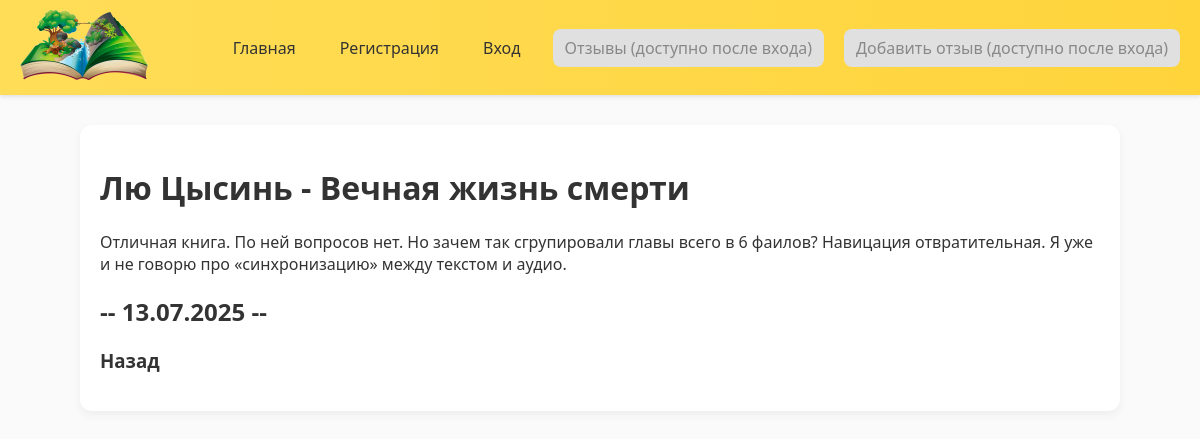
/blog/5/, run on the app's committed database.
### blog/models.py (models this page shows, shortened)
class Blog(models.Model):
    title = models.CharField(max_length=200)
    description = models.TextField()
    created = models.DateTimeField(auto_now_add=True)
    date = models.DateField(auto_now_add=True)
    user = models.ForeignKey(User, on_delete=models.CASCADE)

### blog/views.py (the view)
# urls.py: path('<int:blog_id>/', views.detail, name="detail"),
def detail(request, blog_id):
    blog = get_object_or_404(Blog, pk=blog_id)
    return render(request, "blog/details.html", {'blog': blog})

### blog/templates/blog/details.html
{% extends 'personal/base.html' %}
{% load static %}
{% block content %}
<div class="detail">
  <h1>{{ blog.title }}</h1>
  <div>{{ blog.description }}</div>
   <h2>-- {{  blog.date|date:'d.m.Y' }} --</h2>
</div>
<h3><a href="{% url 'blogs' %}">Назад</a></h3>
{% endblock %}

### personal/static/css/style.css (style rules this page uses)
body { margin: 0; font-family: 'Segoe UI', Tahoma, Geneva, Verdana, sans-serif; background-color: #fafafa; color: #333; }
a { text-decoration: none; color: #333; transition: color 0.3s; }

### data on the page
Blog: title "Лю Цысинь - Вечная жизнь смерти", description "Отличная книга. По ней вопросов нет. Но зачем так сгрупировали главы всего в 6 фаилов? Навицация отвратительная. Я уже и не говорю про «синхронизацию» между текстом и аудио.", date "13.07.2025"
